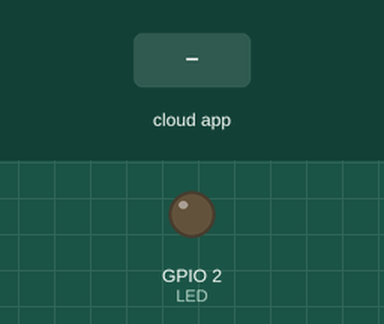
The sketch below on a simulated ESP8266 (NodeMCU). Parts: output pins drawn as LEDs (lit = HIGH). The inputs (shaded band) are chosen by the test bench. WiFi joins after 1.5 s; servers stay silent unless stated; no MQTT or app messages arrive unless stated; what the sketch prints to the serial monitor is not drawn.

Above: at 2.7 s.
2.8 s: the phone or cloud app sets botao to ON
At 3.5 s:
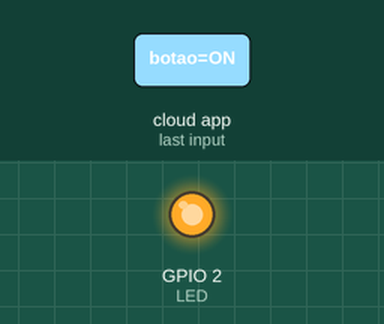
4.3 s: the phone or cloud app sets botao to OFF
At 5.6 s:
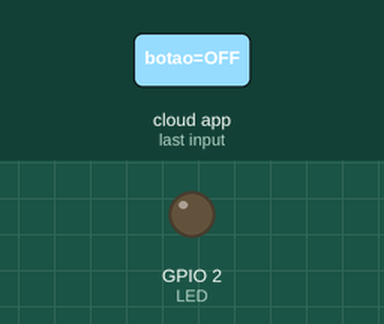
Timing chart, 0 to 7.3 s (numbered marks = the images above; inputs shaded):
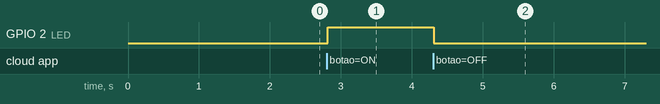

Measured:
- after the input at 2.8 s, GPIO 2 (LED): LOW → HIGH at once
- after the input at 4.3 s, GPIO 2 (LED): HIGH → LOW at once

The sketch:

mqtt_esp8266_2subs.ino
```cpp
#include <ESP8266WiFi.h>
#include "Adafruit_MQTT.h"
#include "Adafruit_MQTT_Client.h"

// the on off button feed turns this LED on/off
#define LED 2

/************************* WiFi Access Point *********************************/

#define WLAN_SSID       "MAUI"
#define WLAN_PASS       "@dm!nm3a1x8@"

/************************* Adafruit.io Setup *********************************/

#define AIO_SERVER      "io.adafruit.com"
#define AIO_SERVERPORT  1883                   // use 8883 for SSL
#define AIO_USERNAME    "brunofranrodrigues"
#define AIO_KEY         "dc4c5949443d4f8285b6ce46d2fdedc0"

/************ Global State (you don't need to change this!) ******************/

// Create an ESP8266 WiFiClient class to connect to the MQTT server.
WiFiClient client;
// or... use WiFiFlientSecure for SSL
//WiFiClientSecure client;

// Setup the MQTT client class by passing in the WiFi client and MQTT server and login details.
Adafruit_MQTT_Client mqtt(&client, AIO_SERVER, AIO_SERVERPORT, AIO_USERNAME, AIO_USERNAME, AIO_KEY);

/****************************** Feeds ***************************************/

// Notice MQTT paths for AIO follow the form: <username>/feeds/<feedname>
Adafruit_MQTT_Subscribe onoffbutton = Adafruit_MQTT_Subscribe(&mqtt, AIO_USERNAME "/feeds/botao");
Adafruit_MQTT_Subscribe slider = Adafruit_MQTT_Subscribe(&mqtt, AIO_USERNAME "/feeds/slider");

/*************************** Sketch Code ************************************/

// Bug workaround for Arduino 1.6.6, it seems to need a function declaration
// for some reason (only affects ESP8266, likely an arduino-builder bug).
void MQTT_connect();

void setup() {
  pinMode(LED, OUTPUT);

  Serial.begin(115200);
  delay(10);

  Serial.println(F("Adafruit MQTT demo"));

  // Connect to WiFi access point.
  Serial.println(); Serial.println();
  Serial.print("Connecting to ");
  Serial.println(WLAN_SSID);

  WiFi.begin(WLAN_SSID, WLAN_PASS);
  while (WiFi.status() != WL_CONNECTED) {
    delay(500);
    Serial.print(".");
  }
  Serial.println();

  Serial.println("WiFi connected");
  Serial.println("IP address: "); Serial.println(WiFi.localIP());

  // Setup MQTT subscription for onoff & slider feed.
  mqtt.subscribe(&onoffbutton);
  mqtt.subscribe(&slider);
}

uint32_t x=0;

void loop() {
  // Ensure the connection to the MQTT server is alive (this will make the first
  // connection and automatically reconnect when disconnected).  See the MQTT_connect
  // function definition further below.
  MQTT_connect();

  // this is our 'wait for incoming subscription packets' busy subloop
  // try to spend your time here

  Adafruit_MQTT_Subscribe *subscription;
  while ((subscription = mqtt.readSubscription(5000))) {
    // Check if its the onoff button feed
    if (subscription == &onoffbutton) {
      Serial.print(F("On-Off button: "));
      Serial.println((char *)onoffbutton.lastread);

      if (strcmp((char *)onoffbutton.lastread, "ON") == 0) {
        digitalWrite(LED, HIGH);
      }
      if (strcmp((char *)onoffbutton.lastread, "OFF") == 0) {
        digitalWrite(LED, LOW);
      }
    }

  }

  // ping the server to keep the mqtt connection alive
  if(! mqtt.ping()) {
    mqtt.disconnect();
  }

}

// Function to connect and reconnect as necessary to the MQTT server.
// Should be called in the loop function and it will take care if connecting.
void MQTT_connect() {
  int8_t ret;

  // Stop if already connected.
  if (mqtt.connected()) {
    return;
  }

  Serial.print("Connecting to MQTT... ");

  uint8_t retries = 3;
  while ((ret = mqtt.connect()) != 0) { // connect will return 0 for connected
       Serial.println(mqtt.connectErrorString(ret));
       Serial.println("Retrying MQTT connection in 5 seconds...");
       mqtt.disconnect();
       delay(5000);  // wait 5 seconds
       retries--;
       if (retries == 0) {
         // basically die and wait for WDT to reset me
         while (1);
       }
  }
  Serial.println("MQTT Connected!");
}
```
